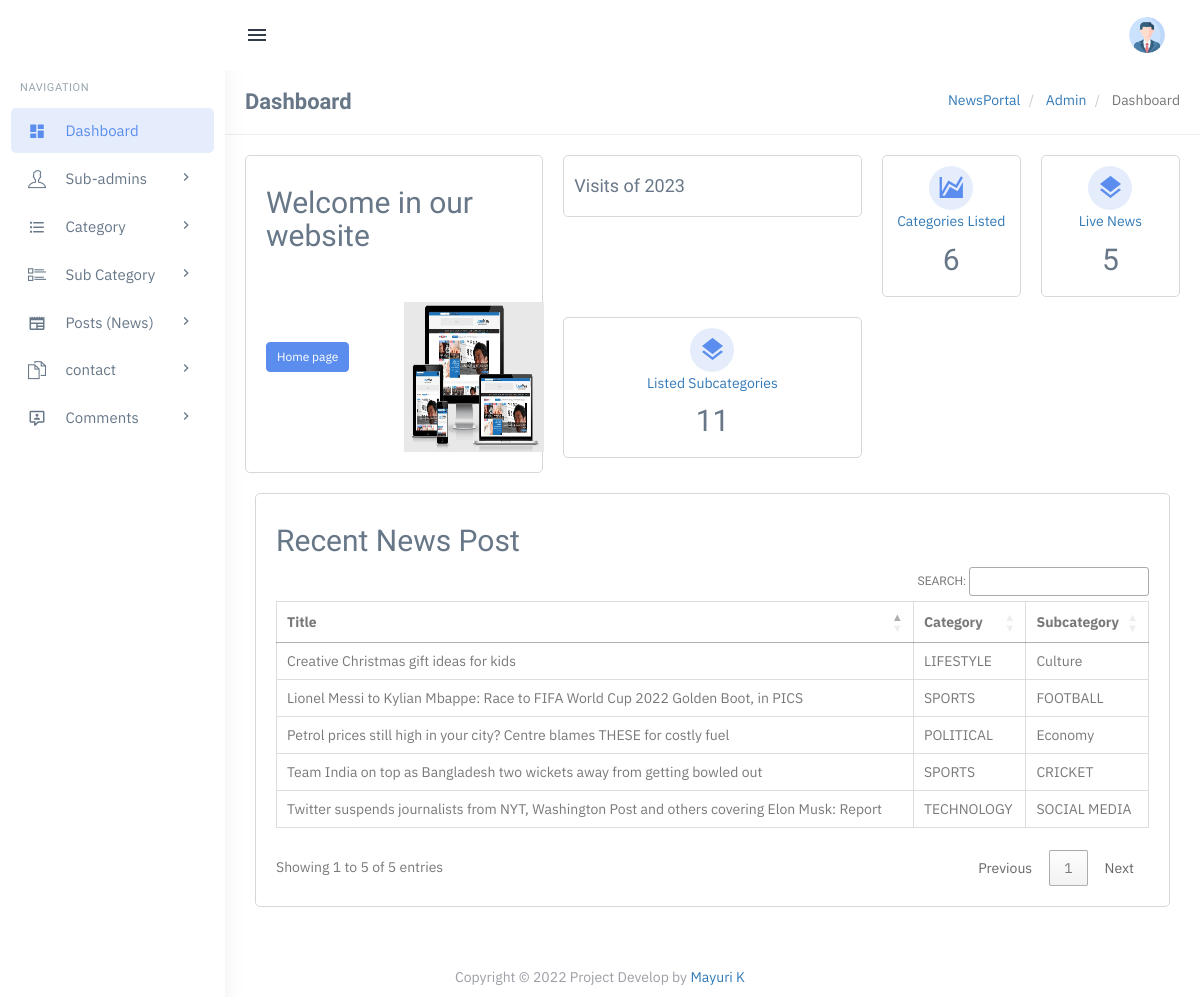
The page /admin/dashboard.php (signed in) on the database its author committed.
### tables this page shows
CREATE TABLE `tblposts` (
  `id` int(11) NOT NULL,
  `PostTitle` longtext DEFAULT NULL,
  `CategoryId` int(11) DEFAULT NULL,
  `SubCategoryId` int(11) DEFAULT NULL,
  `PostDetails` longtext DEFAULT NULL,
  `PostingDate` timestamp NULL DEFAULT current_timestamp(),
  `UpdationDate` timestamp NULL DEFAULT NULL ON UPDATE current_timestamp(),
  `Is_Active` int(1) DEFAULT NULL,
  `PostUrl` mediumtext DEFAULT NULL,
  `PostImage` varchar(255) DEFAULT NULL,
  `viewCounter` int(11) DEFAULT NULL,
  `postedBy` varchar(255) DEFAULT NULL,
  `lastUpdatedBy` varchar(255) DEFAULT NULL
);

CREATE TABLE `tblcategory` (
  `id` int(11) NOT NULL,
  `CategoryName` varchar(200) DEFAULT NULL,
  `Description` mediumtext DEFAULT NULL,
  `PostingDate` timestamp NULL DEFAULT current_timestamp(),
  `UpdationDate` timestamp NULL DEFAULT NULL ON UPDATE current_timestamp(),
  `Is_Active` int(1) DEFAULT NULL
);

CREATE TABLE `tblsubcategory` (
  `SubCategoryId` int(11) NOT NULL,
  `CategoryId` int(11) DEFAULT NULL,
  `Subcategory` varchar(255) DEFAULT NULL,
  `SubCatDescription` mediumtext DEFAULT NULL,
  `PostingDate` timestamp NOT NULL DEFAULT current_timestamp(),
  `UpdationDate` timestamp NULL DEFAULT NULL ON UPDATE current_timestamp(),
  `Is_Active` int(1) DEFAULT NULL
);

### admin/dashboard.php (the view, shortened to what this page needs)
<?php
   include('includes/config.php');
   if(strlen($_SESSION['login'])==0)
     {
   header('location:index.php');
   }
   else{
       ?>
<?php include('includes/topheader.php');?>
<?php include('includes/leftsidebar.php');?>
<div class="content-page">
   <div class="content">
      <div class="container">
         <div class="row">
            <div class="col-xs-12">
               <div class="page-title-box">
                  <h4 class="page-title">Dashboard</h4>
                  <ol class="breadcrumb p-0 m-0">
                     <li>
                        <a href="#">NewsPortal</a>
                     </li>
                     <li>
                        <a href="#">Admin</a>
                     </li>
                     <li class="active">
                        Dashboard
                     </li>
                  </ol>
                  <div class="clearfix"></div>
               </div>
            </div>
         </div>
         <div class="row">
            <div class="col-md-4">
               <div class="card-box h-100">
                  <div class="card-header">
                     <h2 class="card-title mb-2">Welcome in our website</h2>
                  </div>
                  <br><br>
                  <div class="card-body">
                     <div class="row ">
                        <div class="col-md-6">
                           <br>
                           <br>
                           <a href="../index.php" target="a_blank" class="btn btn-sm btn-primary">Home page</a>
                        </div>
                        <div class="col-md-6">
                           <img src="assets/images/Desktop-Laptop-and-Tablet.png" width="140" height="150" class="rounded-start">
                        </div>
                     </div>
                  </div>
               </div>
            </div>
            <div class="col-md-4">
               <div class="card-box h-100">
                  <div class="card-body">
                     <div class="row ">
                        <div class="card-header">
                           <h4 class="card-title m-0">Visits of 2023</h4>
                        </div>
                     </div>
                  </div>
               </div>
            </div>
            <a href="manage-categories.php">
               <div class="col-lg-2 col-md-2 col-sm-6">
                  <div class="card-box widget-box-one text-center">
                     <i class="mdi mdi-chart-areaspline widget-one-icon"></i>
                     <div class="wigdet-one-content">
                        <p class="m-0 text-secondary" title="Statistics">Categories Listed</p>
                        <?php $query=mysqli_query($con,"select * from tblcategory where Is_Active=1");
                           $countcat=mysqli_num_rows($query);
                           ?>
                        <h2><?php echo htmlentities($countcat);?> <small></small></h2>
                     </div>
                  </div>
               </div>
            </a>
            <a href="manage-posts.php">
               <div class="col-lg-2 col-md-2 col-sm-6">
                  <div class="card-box widget-box-one text-center">
                     <i class="mdi mdi-layers widget-one-icon"></i>
                     <div class="wigdet-one-content">
                        <p class="m-0 text-secondary" title="User This Month">Live News</p>
                        <?php $query=mysqli_query($con,"select * from tblposts where Is_Active=1");
                           $countposts=mysqli_num_rows($query);
                           ?>
                        <h2><?php echo htmlentities($countposts);?> <small></small></h2>
                     </div>
                  </div>
               </div>
            </a>
            <a href="manage-subcategories.php">
               <div class="col-lg-4 col-md-4 col-sm-6">
                  <div class="card-box widget-box-one text-center">
                     <i class="mdi mdi-layers widget-one-icon"></i>
                     <div class="wigdet-one-content">
                        <p class="m-0 text-secondary" title="User This Month">Listed Subcategories</p>
                        <?php $query=mysqli_query($con,"select * from tblsubcategory where Is_Active=1");
                           $countsubcat=mysqli_num_rows($query);
                           ?>
                        <h2><?php echo htmlentities($countsubcat);?> <small></small></h2>
                     </div>
                  </div>
               </div>
            </a>
         </div>
         <div class="col-sm-12">
            <div class="card-box">
               <h2>Recent News Post</h2>
               <div class="table-responsive">
                  <table class="table table-bordered" id="example">
                     <thead>
                        <tr>
                           <th>Title</th>
                           <th>Category</th>
                           <th>Subcategory</th>
                        </tr>
                     </thead>
                     <tbody>
                        <?php
                           $query=mysqli_query($con,"select tblposts.id as postid,tblposts.PostTitle as title,tblcategory.CategoryName as category,tblsubcategory.Subcategory as subcategory from tblposts left join tblcategory on tblcategory.id=tblposts.CategoryId left join tblsubcategory on tblsubcategory.SubCategoryId=tblposts.SubCategoryId where tblposts.Is_Active=1 ");
                           $rowcount=mysqli_num_rows($query);
                           if($rowcount==0)
                           {
                           ?>
                        <tr>
                           <td colspan="4" align="center">
                              <h3 style="color:red">No record found</h3>
                           </td>
                        <tr>
                           <?php
                              } else {
                              while($row=mysqli_fetch_array($query))
                              {
                              ?>
                        <tr>
                           <td><?php echo htmlentities($row['title']);?></td>
                           <td><?php echo htmlentities($row['category'])?></td>
                           <td><?php echo htmlentities($row['subcategory'])?></td>
                        </tr>
                        <?php } }?>
                     </tbody>
                  </table>
               </div>
            </div>
         </div>
      </div>
   </div>
   <?php include('includes/footer.php');?>
<?php } ?>

### admin/assets/css/core.css (style rules this page uses)
body { font-family: "IBM Plex Sans", "Oxygen", "Ubuntu", "Cantarell", "Fira Sans", sans-serif; margin: 0; padding-bottom: 60px; overflow-x: hidden; color: #797979; }
html { position: relative; min-height: 100%; }
.h1, .h2, .h3, .h4, .h5, .h6, h1, h2, h3, h4, h5, h6 { color: #677788; font-family: 'Hind Madurai', sans-serif; margin: 10px 0; }
p { line-height: 1.6; }
* { outline: none !important; }
.container { width: auto; }
.p-0 { padding: 0 !important; }
.m-0 { margin: 0 !important; }
.card-box { padding: 20px; border: 1px solid #d4d8dd; -webkit-border-radius: 5px; border-radius: 5px; -moz-border-radius: 5px; background-clip: padding-box; margin-bottom: 20px; background-color: #ffffff; }
.row { margin-right: -10px; margin-left: -10px; }
.col-lg-1, .col-lg-10, .col-lg-11, .col-lg-12, .col-lg-2, .col-lg-3, .col-lg-4, .col-lg-5, .col-lg-6, .col-lg-7, .col-lg-8, .col-lg-9, .col-md-1, .col-md-10, .col-md-11, .col-md-12, .col-md-2, .col-md-3, .col-md-4, .col-md-5, .col-md-6, .col-md-7, .col-md-8, .col-md-9, .col-sm-1, .col-sm-10, .col-sm-11, .col-sm-12, .col-sm-2, .col-sm-3, .col-sm-4, .col-sm-5, .col-sm-6, .col-sm-7, .col-sm-8, .col-sm-9, .col-xs-1, .col-xs-10, .col-xs-11, .col-xs-12, .col-xs-2, .col-xs-3, .col-xs-4, .col-xs-5, .col-xs-6, .col-xs-7, .col-xs-8, .col-xs-9 { padding-left: 10px; padding-right: 10px; }
.breadcrumb { background-color: transparent; margin-bottom: 15px; padding-top: 10px; padding-left: 0; }

### admin/assets/css/menu.css (style rules this page uses)
.content-page { margin-left: 225px; overflow: hidden; }
.content-page .content { padding: 0 5px 10px 5px; margin-top: 70px; }
.page-title { font-size: 22px; margin-bottom: 0; margin-top: 0; font-weight: 600; }
.page-title-box { padding: 20px; border-bottom: 1px solid #eee; margin: 0 -20px 20px -20px; }
.page-title-box .page-title { margin-bottom: 0; float: left; }
.page-title-box .breadcrumb { float: right; background-color: transparent !important; }

### rows shown on the page
tblposts: PostTitle "Team India on top as Bangladesh two wickets away from getting bowled out", CategoryId.CategoryName "SPORTS", SubCategoryId.Subcategory "CRICKET"
tblposts: PostTitle "Creative Christmas gift ideas for kids", CategoryId.CategoryName "LIFESTYLE", SubCategoryId.Subcategory "Culture"
tblposts: PostTitle "Petrol prices still high in your city? Centre blames THESE for costly fuel", CategoryId.CategoryName "POLITICAL", SubCategoryId.Subcategory "Economy"
tblposts: PostTitle "Lionel Messi to Kylian Mbappe: Race to FIFA World Cup 2022 Golden Boot, in PICS", CategoryId.CategoryName "SPORTS", SubCategoryId.Subcategory "FOOTBALL"
tblposts: PostTitle "Twitter suspends journalists from NYT, Washington Post and others covering Elon Musk: Report", CategoryId.CategoryName "TECHNOLOGY", SubCategoryId.Subcategory "SOCIAL MEDIA"

### other values the page prints
$countcat "6"
$countposts "5"
$countsubcat "11"
